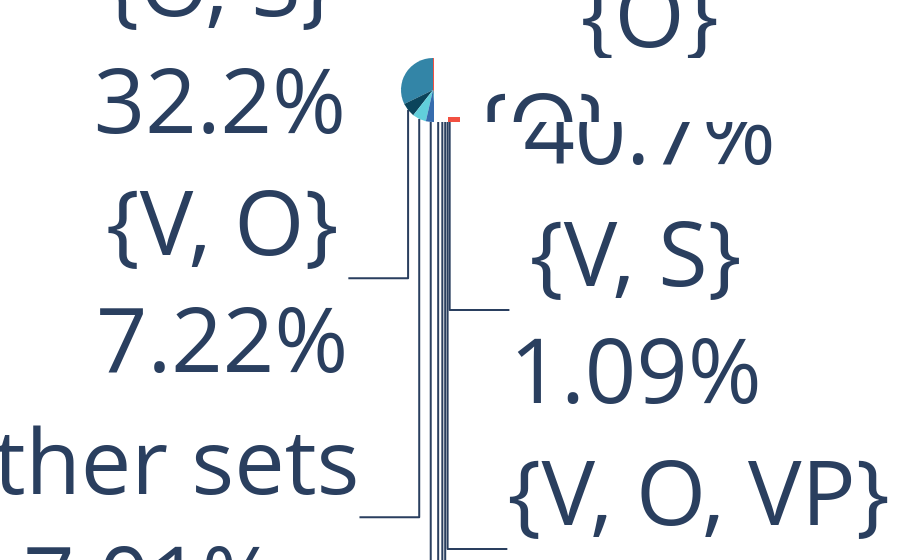

Write notebook code for a chart like this one.
### Code cell
import plotly.express as px
from plotly.colors import label_rgb

names=[]
for name in dbb['disorder_set'].values:
    name_str=str(name).replace("'",'')
    names.append(name_str)
dbb['name']=names

colors=[(242/256, 80/256, 65/256),(11/256, 68/256, 91/256),'lightblue','mediumslateblue','b','royalblue','slateblue','dodgerblue','mediumpurple']

dbb.loc[dbb['percent(max)'] < 0.01, 'name'] = 'other sets' # Represent only large countries
fig = px.pie(dbb, values='percent(max)', names='name', color='name',
             color_discrete_map={"{O}": label_rgb((242, 80, 65)),
                                 "{O, S}": label_rgb((51, 133, 167)),
                                 "{V, O}": label_rgb((11, 68, 91)),
                                 "{V, O, S}": label_rgb((54, 108, 174)),
                                 "{S}": label_rgb((38, 157, 172)),
                                 "{O, VP}":label_rgb((34,51, 67)),
                                 "{O, VP, S}": label_rgb((97, 207, 219)),
                                 "{V, O, VP}": label_rgb((27,54,87)),
                                 "{V, S}": label_rgb((51, 133, 167)),
                                 'other sets':label_rgb((97, 207,219))
                                  })
fig.update_traces(textinfo='percent+label')
fig.update_layout(font=dict(size=90))
fig.write_image("images/set_with_no_duplicates1.png",width=15*300, height=10*300, scale=1)
fig.show()

### Figure 1 — Plotly figure (JSON) as saved in the notebook; plotly's stock layout.template omitted (floating-point values rounded to 4 significant figures)
{"data": [{"customdata": [["{O}"], ["{O, S}"], ["{V, O}"], ["{V, O, S}"], ["{S}"], ["{O, VP}"], ["{O, VP, S}"], ["{V, O, VP}"], ["{V, S}"], ["other sets"], ["other sets"], ["other sets"], ["other sets"], ["other sets"], ["other sets"], ["other sets"], ["other sets"], ["other sets"], ["other sets"], ["other sets"], ["other sets"], ["other sets"], ["other sets"], ["other sets"], ["other sets"], ["other sets"], ["other sets"], ["other sets"], ["other sets"], ["other sets"], ["other sets"], ["other sets"], ["other sets"], ["other sets"], ["other sets"], ["other sets"], ["other sets"], ["other sets"], ["other sets"], ["other sets"], ["other sets"], ["other sets"], ["other sets"], ["other sets"], ["other sets"], ["other sets"], ["other sets"], ["other sets"], ["other sets"], ["other sets"], ["other sets"], ["other sets"], ["other sets"], ["other sets"], ["other sets"], ["other sets"], ["other sets"], ["other sets"], ["other sets"], ["other sets"], ["other sets"], ["other sets"]], "domain": {"x": [0, 1], "y": [0, 1]}, "hovertemplate": "name=%{customdata[0]}<br>percent(max)=%{value}<extra></extra>", "labels": ["{O}", "{O, S}", "{V, O}", "{V, O, S}", "{S}", "{O, VP}", "{O, VP, S}", "{V, O, VP}", "{V, S}", "other sets", "other sets", "other sets", "other sets", "other sets", "other sets", "other sets", "other sets", "other sets", "other sets", "other sets", "other sets", "other sets", "other sets", "other sets", "other sets", "other sets", "other sets", "other sets", "other sets", "other sets", "other sets", "other sets", "other sets", "other sets", "other sets", "other sets", "other sets", "other sets", "other sets", "other sets", "other sets", "other sets", "other sets", "other sets", "other sets", "other sets", "other sets", "other sets", "other sets", "other sets", "other sets", "other sets", "other sets", "other sets", "other sets", "other sets", "other sets", "other sets", "other sets", "other sets", "other sets", "other sets"], "legendgroup": "", "marker": {"colors": ["rgb(242, 80, 65)", "rgb(51, 133, 167)", "rgb(11, 68, 91)", "rgb(54, 108, 174)", "rgb(38, 157, 172)", "rgb(34, 51, 67)", "rgb(97, 207, 219)", "rgb(27, 54, 87)", "rgb(51, 133, 167)", "rgb(97, 207, 219)", "rgb(97, 207, 219)", "rgb(97, 207, 219)", "rgb(97, 207, 219)", "rgb(97, 207, 219)", "rgb(97, 207, 219)", "rgb(97, 207, 219)", "rgb(97, 207, 219)", "rgb(97, 207, 219)", "rgb(97, 207, 219)", "rgb(97, 207, 219)", "rgb(97, 207, 219)", "rgb(97, 207, 219)", "rgb(97, 207, 219)", "rgb(97, 207, 219)", "rgb(97, 207, 219)", "rgb(97, 207, 219)", "rgb(97, 207, 219)", "rgb(97, 207, 219)", "rgb(97, 207, 219)", "rgb(97, 207, 219)", "rgb(97, 207, 219)", "rgb(97, 207, 219)", "rgb(97, 207, 219)", "rgb(97, 207, 219)", "rgb(97, 207, 219)", "rgb(97, 207, 219)", "rgb(97, 207, 219)", "rgb(97, 207, 219)", "rgb(97, 207, 219)", "rgb(97, 207, 219)", "rgb(97, 207, 219)", "rgb(97, 207, 219)", "rgb(97, 207, 219)", "rgb(97, 207, 219)", "rgb(97, 207, 219)", "rgb(97, 207, 219)", "rgb(97, 207, 219)", "rgb(97, 207, 219)", "rgb(97, 207, 219)", "rgb(97, 207, 219)", "rgb(97, 207, 219)", "rgb(97, 207, 219)", "rgb(97, 207, 219)", "rgb(97, 207, 219)", "rgb(97, 207, 219)", "rgb(97, 207, 219)", "rgb(97, 207, 219)", "rgb(97, 207, 219)", "rgb(97, 207, 219)", "rgb(97, 207, 219)", "rgb(97, 207, 219)", "rgb(97, 207, 219)"]}, "name": "", "showlegend": true, "textinfo": "percent+label", "type": "pie", "values": [0.4074, 0.3219, 0.07216, 0.04902, 0.02543, 0.01692, 0.01347, 0.01268, 0.01088, 0.009723, 0.007589, 0.006882, 0.006862, 0.005928, 0.004935, 0.003451, 0.003225, 0.002163, 0.002015, 0.001966, 0.001937, 0.001593, 0.001229, 0.001081, 0.0008749, 0.0008454, 0.0007373, 0.0006882, 0.0006783, 0.0006685, 0.0005505, 0.0005407, 0.0004031, 0.0003244, 0.0003146, 0.0002851, 0.0002556, 0.0002458, 0.0002064, 0.0002064, 0.0001671, 0.0001475, 0.0001475, 0.0001376, 0.0001376, 0.0001278, 0.000118, 0.000118, 0.0001081, 9.831e-05, 6.882e-05, 6.882e-05, 3.932e-05, 2.949e-05, 2.949e-05, 2.949e-05, 1.966e-05, 1.966e-05, 1.966e-05, 1.966e-05, 9.831e-06, 9.831e-06]}], "layout": {"autosize": true, "font": {"size": 90}, "legend": {"tracegroupgap": 0}, "margin": {"t": 60}}}
